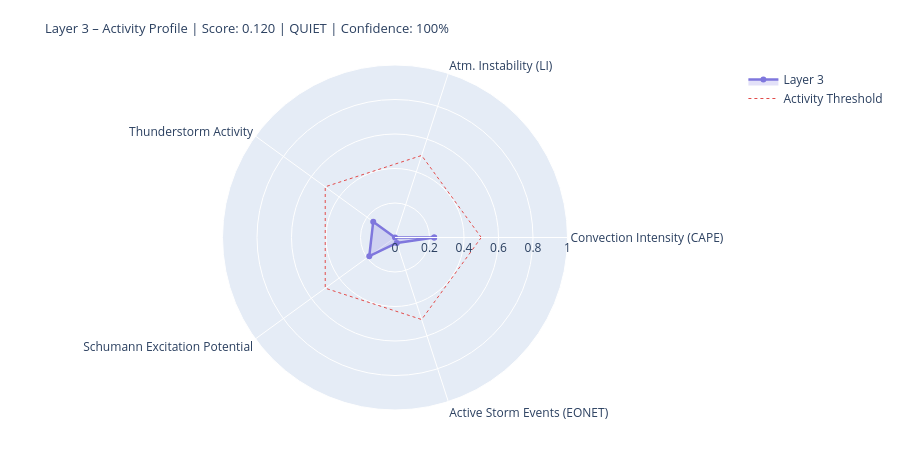

Notebook code for this chart:
### Markdown cell above
---
## 4. State Assessment & Handoff to Layer 4/5

### Code cell
# ============================================================
# LAYER-3-SCORE
# Five dynamic components
# ============================================================

def norm(v, lo, hi):
    if v is None or (isinstance(v, float) and math.isnan(v)): return None
    return round(max(0.0, min(1.0, (v - lo) / (hi - lo))), 4)

# --- 1) Convection intensity (global CAPE mean) ---
cape_mean = df_atm['cape'].dropna().mean() if not df_atm.empty else None
conv_score = norm(cape_mean, 0, 3000)
conv_src   = 'primary' if cape_mean is not None else 'missing'

# --- 2) Atmospheric instability (LI mean) ---
li_mean   = df_atm['li'].dropna().mean() if not df_atm.empty else None
# Negative LI = unstable → higher score
instab_score = norm(-li_mean if li_mean is not None else None, -6, 6)
instab_src   = 'primary' if li_mean is not None else 'missing'

# --- 3) Thunderstorm activity (mean thunder score + WMO count) ---
thunder_mean = df_atm['thunder_score'].mean() if not df_atm.empty else None
n_thunder    = int(df_atm['thunderstorm'].sum()) if not df_atm.empty else 0
thunder_score_val = norm(
    (thunder_mean or 0) * 0.7 + n_thunder * 0.1, 0, 1.0
) if thunder_mean is not None else None
thunder_src = 'primary'

# --- 4) Schumann excitation potential (weighted Schumann contribution) ---
schumann_pot = df_atm['schumann_contribution'].mean() if not df_atm.empty else None
# Boosted by Layer-2 thunderstorm trigger
if schumann_pot is not None and l2_thunder:
    schumann_pot = min(1.0, schumann_pot * 1.2)
schumann_score = norm(schumann_pot, 0, 1.0) if schumann_pot is not None else None
schumann_src   = 'derived'

# --- 5) Storm activity (NASA EONET) ---
# Distinction: None = data not loaded, 0.0 = loaded but no events
storm_score = None
storm_src   = 'missing'
if raw.get('storms') is not None:          # API reached successfully
    storm_score = norm(len(storm_events), 0, 30) if storm_events else 0.0
    storm_src   = 'primary'

# X-Ray and Kp: context only, not in dynamic score
# (X-Ray = Layer-0/4 driver; Kp = geomagnetic index, not a lightning proxy)
xray_context = None
if raw.get('xray'):
    df_xc = pd.DataFrame(raw['xray'])
    fc = next((c for c in df_xc.columns
               if any(k in c.lower() for k in ['flux','long']) and 'time' not in c.lower()),
              df_xc.columns[1])
    df_xc[fc] = pd.to_numeric(df_xc[fc], errors='coerce')
    xray_last = df_xc[fc].dropna().iloc[-1] if not df_xc[fc].dropna().empty else None
    if xray_last:
        xray_class = ('X' if xray_last>=1e-4 else 'M' if xray_last>=1e-5
                      else 'C' if xray_last>=1e-6 else 'B')
        xray_context = {'flux': float(xray_last), 'class': xray_class}
        print(f'X-Ray context: {xray_class}-class ({xray_last:.2e} W/m²)')

# --- Aggregate ---
COMPONENTS = {
    'Convection Intensity (CAPE)':  {'score': conv_score,       'source': conv_src,    'dynamic': True},
    'Atm. Instability (LI)':         {'score': instab_score,     'source': instab_src,  'dynamic': True},
    'Thunderstorm Activity':              {'score': thunder_score_val, 'source': thunder_src, 'dynamic': True},
    'Schumann Excitation Potential':   {'score': schumann_score,   'source': schumann_src,'dynamic': True},
    'Active Storm Events (EONET)': {'score': storm_score,      'source': storm_src,   'dynamic': True},
}

available   = {k: v['score'] for k, v in COMPONENTS.items() if v['score'] is not None}
unavailable = [k for k, v in COMPONENTS.items() if v['score'] is None]
layer3_score = round(sum(available.values()) / len(available), 4) if available else None
confidence   = round(len(available) / len(COMPONENTS), 2)
level = ('unknown' if layer3_score is None
         else 'quiet'   if layer3_score < 0.3
         else 'moderate' if layer3_score < 0.6
         else 'active')
dominant_l3 = max(available, key=available.get) if available else 'none'

# --- Ausgabe ---
W = 68
print('=' * W)
print('LAYER 3 – ATMOSPHERE / WEATHER / THUNDERSTORMS – STATE ASSESSMENT')
print('=' * W)
for name, comp in COMPONENTS.items():
    s = comp['score']
    if s is not None:
        bar = '█' * int(s * 20) + '░' * (20 - int(s * 20))
        print(f'  {name:<36} {bar}  {s:.3f}  [{comp["source"]}]')
    else:
        print(f'  {name:<36} {"─" * 20}  n/a   [missing]')
print('-' * W)
print(f'  Score:        {layer3_score:.3f}  ({len(available)}/{len(COMPONENTS)} components)')
print(f'  Confidence:   {confidence:.0%}')
print(f'  Level:        {level.upper()}')
print(f'  Dominant:     {dominant_l3}')
print(f'  CAPE mean:    {cape_mean:.0f} J/kg' if cape_mean else '  CAPE mean:    n/a')
print(f'  LI mean:      {li_mean:.1f} K' if li_mean is not None else '  LI mean:      n/a')
print(f'  Thunderstorms:{n_thunder} points (WMO)  +  {len(storm_events)} NASA EONET')
print('=' * W)

# Radar
cats   = list(available.keys())
vals_r = list(available.values())
if len(cats) >= 3:
    fig = go.Figure()
    fig.add_trace(go.Scatterpolar(
        r=vals_r + [vals_r[0]], theta=cats + [cats[0]],
        fill='toself', fillcolor='rgba(127,119,221,0.22)',
        line=dict(color='#7F77DD', width=2.5), name='Layer 3'
    ))
    fig.add_trace(go.Scatterpolar(
        r=[0.5] * (len(cats)+1), theta=cats + [cats[0]],
        line=dict(color='#E24B4A', dash='dot', width=1),
        mode='lines', name='Activity Threshold'
    ))
    fig.update_layout(
        title=dict(
            text=f'Layer 3 – Activity Profile | Score: {layer3_score:.3f} | {level.upper()} | Confidence: {confidence:.0%}',
            font=dict(size=13)
        ),
        polar=dict(radialaxis=dict(visible=True, range=[0, 1])),
        height=450, showlegend=True,
        margin=dict(l=60, r=60, t=65, b=40)
    )
    fig.show()

### Figure 1 — Plotly figure (JSON) as saved in the notebook; plotly's stock layout.template omitted (floating-point values rounded to 4 significant figures)
{"data": [{"fill": "toself", "fillcolor": "rgba(127,119,221,0.22)", "line": {"color": "#7F77DD", "width": 2.5}, "name": "Layer 3", "r": [0.2272, 0.0, 0.1561, 0.1843, 0.0333, 0.2272], "theta": ["Convection Intensity (CAPE)", "Atm. Instability (LI)", "Thunderstorm Activity", "Schumann Excitation Potential", "Active Storm Events (EONET)", "Convection Intensity (CAPE)"], "type": "scatterpolar"}, {"line": {"color": "#E24B4A", "dash": "dot", "width": 1}, "mode": "lines", "name": "Activity Threshold", "r": [0.5, 0.5, 0.5, 0.5, 0.5, 0.5], "theta": ["Convection Intensity (CAPE)", "Atm. Instability (LI)", "Thunderstorm Activity", "Schumann Excitation Potential", "Active Storm Events (EONET)", "Convection Intensity (CAPE)"], "type": "scatterpolar"}], "layout": {"height": 450, "margin": {"b": 40, "l": 60, "r": 60, "t": 65}, "polar": {"radialaxis": {"range": [0, 1], "visible": true}}, "showlegend": true, "title": {"font": {"size": 13}, "text": "Layer 3 – Activity Profile | Score: 0.120 | QUIET | Confidence: 100%"}}}
